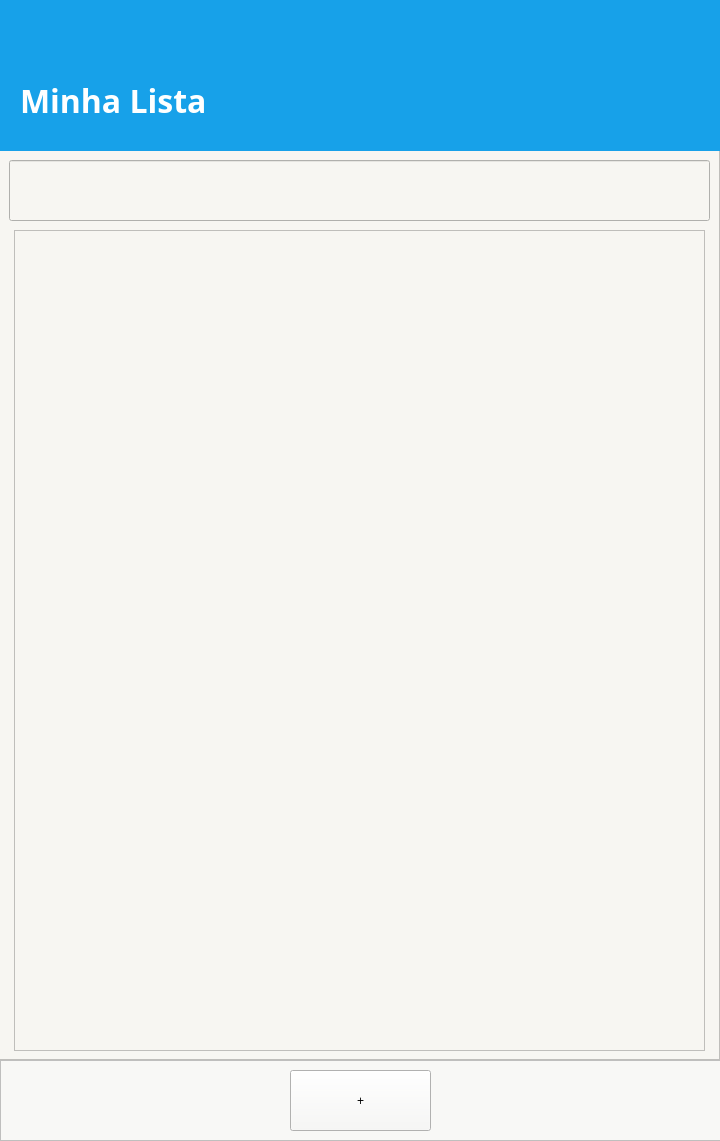
<?xml version="1.0" encoding="UTF-8"?>
<ui version="4.0">
 <class>Widget</class>
 <widget class="QWidget" name="Widget">
  <property name="enabled">
   <bool>true</bool>
  </property>
  <property name="geometry">
   <rect>
    <x>0</x>
    <y>0</y>
    <width>720</width>
    <height>1141</height>
   </rect>
  </property>
  <property name="sizePolicy">
   <sizepolicy hsizetype="Preferred" vsizetype="Preferred">
    <horstretch>0</horstretch>
    <verstretch>0</verstretch>
   </sizepolicy>
  </property>
  <property name="windowTitle">
   <string>Widget</string>
  </property>
  <widget class="QFrame" name="frame">
   <property name="geometry">
    <rect>
     <x>-1</x>
     <y>149</y>
     <width>721</width>
     <height>911</height>
    </rect>
   </property>
   <property name="styleSheet">
    <string notr="true">background-color:rgb(247, 246, 242);</string>
   </property>
   <property name="frameShape">
    <enum>QFrame::StyledPanel</enum>
   </property>
   <property name="frameShadow">
    <enum>QFrame::Raised</enum>
   </property>
   <widget class="QLineEdit" name="ProductAddLineEdit">
    <property name="geometry">
     <rect>
      <x>10</x>
      <y>11</y>
      <width>701</width>
      <height>61</height>
     </rect>
    </property>
   </widget>
   <widget class="QListWidget" name="ProductListWidget">
    <property name="geometry">
     <rect>
      <x>15</x>
      <y>81</y>
      <width>691</width>
      <height>821</height>
     </rect>
    </property>
   </widget>
  </widget>
  <widget class="QFrame" name="TopFrame">
   <property name="geometry">
    <rect>
     <x>0</x>
     <y>0</y>
     <width>721</width>
     <height>151</height>
    </rect>
   </property>
   <property name="styleSheet">
    <string notr="true">background-color:rgb(23, 161, 233);</string>
   </property>
   <widget class="QLabel" name="label">
    <property name="geometry">
     <rect>
      <x>20</x>
      <y>70</y>
      <width>321</width>
      <height>61</height>
     </rect>
    </property>
    <property name="font">
     <font>
      <family>Yu Gothic UI Semibold</family>
      <pointsize>25</pointsize>
      <weight>75</weight>
      <bold>true</bold>
     </font>
    </property>
    <property name="styleSheet">
     <string notr="true"/>
    </property>
    <property name="text">
     <string>&lt;html&gt;&lt;head/&gt;&lt;body&gt;&lt;p&gt;&lt;span style=&quot; font-size:24pt; color:#feffff;&quot;&gt;Minha Lista&lt;/span&gt;&lt;/p&gt;&lt;/body&gt;&lt;/html&gt;</string>
    </property>
   </widget>
  </widget>
  <widget class="QFrame" name="frame_2">
   <property name="geometry">
    <rect>
     <x>0</x>
     <y>1060</y>
     <width>721</width>
     <height>81</height>
    </rect>
   </property>
   <property name="styleSheet">
    <string notr="true">background-color:rgb(248, 248, 246);</string>
   </property>
   <property name="frameShape">
    <enum>QFrame::StyledPanel</enum>
   </property>
   <property name="frameShadow">
    <enum>QFrame::Raised</enum>
   </property>
   <widget class="QPushButton" name="ProductADDpushButton">
    <property name="geometry">
     <rect>
      <x>290</x>
      <y>10</y>
      <width>141</width>
      <height>61</height>
     </rect>
    </property>
    <property name="text">
     <string>+</string>
    </property>
   </widget>
  </widget>
 </widget>
 <resources/>
 <connections/>
</ui>
